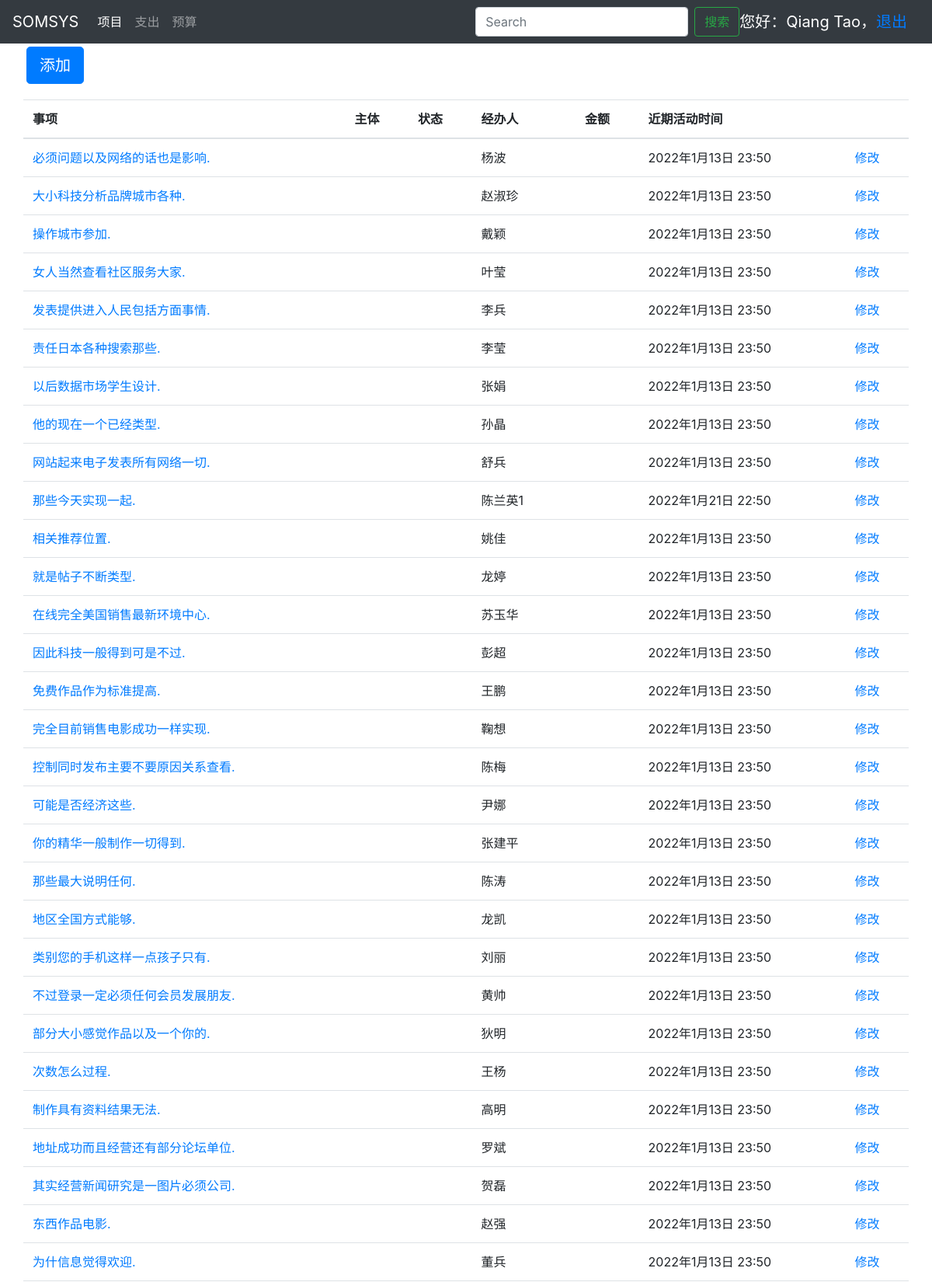
The page /schedule (signed in, upper part) on the database its author committed.
### accounts/models.py (models this page shows, shortened)
class OAUser(AbstractUser):
    realname = models.CharField('姓名', max_length=100)
    created_time = models.DateTimeField('创建时间', default=now)
    last_mod_time = models.DateTimeField('修改时间', default=now)
    source = models.CharField("创建来源", max_length=100, blank=True)

### projects/models.py (models this page shows, shortened)
class Schedule(models.Model):
    name = models.CharField(max_length=128)
    cdate = models.DateTimeField(default=timezone.now)
    lcdate = models.DateTimeField(auto_now=True)
    transactor = models.CharField(max_length=32)
    content = models.TextField(blank=True)
    remark = models.CharField(max_length=256, blank=True)
    cuser = models.ForeignKey(
        'accounts.OAUser', on_delete=models.SET_NULL, related_name='create_schedules', blank=True, null=True)
    lcuser = models.ForeignKey(
        'accounts.OAUser', on_delete=models.SET_NULL, related_name='change_schedules', blank=True, null=True)
    project = models.ForeignKey(
        'Project', on_delete=models.CASCADE, related_name='schedules')

### projects/views.py (the view)
# urls.py: path('schedule', views.ScheduleListView.as_view(), name='schedule_list'),
class ScheduleListView(LoginRequiredMixin, ListView):
    template_name = 'projects/schedule_list.html'
    model = Schedule
    context_object_name = 'project_list'

### templates/projects/schedule_list.html
{% extends "base.html" %}
{% block content %}
<div>
    <a class="btn btn-primary btn-lg m-1" href="{% url 'schedule_create' %}" role="button">添加</a></p>
  </div>
    <table class="table">
        <thead>
        <tr>
            <th scope="col">事项</th>
            <th scope="col">主体</th>
            <th scope="col">状态</th>
            <th scope="col">经办人</th>
            <th scope="col">金额</th>
            <th scope="col">近期活动时间</th>
            <th scope="col"></th>
        </tr>
        </thead>
        <tbody>
        {% for project in project_list %}
            <tr>
                <td><a href="{% url 'schedule_detail' schedule.id%}">{{ project.name }}</a></td>
                <td>{{ project.businessentity }}</td>
                <td>{{ project.task_state }}</td>
                <td>{{ project.transactor }}</td>
                <td>{{ project.amount }}</td>
                <td>{{ project.lcdate }}</td>
                <td><a href="{% url 'schedule_update' schedule.id%}">修改</a></td>
            </tr>
        {% endfor %}
        </tbody>
    </table>
{% endblock %}

### templates/base.html (shortened to what this page needs)
{% load static %}
<!doctype html>
<html lang="zh-CN">
<head>
  <link href="/static/css/bootstrap.min.css" rel="stylesheet">
  <link href="/static/css/jumbotron.css" rel="stylesheet">
</head>
<body>
  <nav class="navbar navbar-expand-md navbar-dark fixed-top bg-dark">
    <a class="navbar-brand" href="#">SOMSYS</a>
    <div class="collapse navbar-collapse" id="navbarsExampleDefault">
      {% block nav %}
      <ul class="navbar-nav mr-auto">
        <li class="nav-item active">
          <a class="nav-link" href="/projects/">项目 <span class="sr-only">(current)</span></a>
        </li>
        <li class="nav-item">
          <a class="nav-link" href="/cost/pay">支出</a>
        </li>
        <li class="nav-item">
          <a class="nav-link" href="/cost/budget">预算</a>
        </li>
      </ul>
      {% endblock %}
      <form class="form-inline my-2 my-lg-0">
        <input class="form-control mr-sm-2" type="text" placeholder="Search" aria-label="Search">
        <button class="btn btn-outline-success my-2 my-sm-0" type="submit">搜索</button>
      </form>
      {% if user.is_authenticated %}
      <div class="navbar-brand">您好：{{ user.username }}，<a href="/accounts/logout ">退出</a>
      </div>
      {% endif %}
    </div>
  </nav>
  <main role="main">
    <div class="container">
      <div class="row">
        {% block content %}{% endblock %}
      </div>
    </div>
  </main>
</body>
</html>

### static/css/jumbotron.css (style rules this page uses)
body { padding-top: 3.5rem; }

### rows shown on the page
OAUser: username "Qiang Tao"
Schedule: name "必须问题以及网络的话也是影响.", transactor "杨波", lcdate "2022年1月13日 23:50"
Schedule: name "大小科技分析品牌城市各种.", transactor "赵淑珍", lcdate "2022年1月13日 23:50"
Schedule: name "操作城市参加.", transactor "戴颖", lcdate "2022年1月13日 23:50"
Schedule: name "女人当然查看社区服务大家.", transactor "叶莹", lcdate "2022年1月13日 23:50"
Schedule: name "发表提供进入人民包括方面事情.", transactor "李兵", lcdate "2022年1月13日 23:50"
Schedule: name "责任日本各种搜索那些.", transactor "李莹", lcdate "2022年1月13日 23:50"
Schedule: name "以后数据市场学生设计.", transactor "张娟", lcdate "2022年1月13日 23:50"
Schedule: name "他的现在一个已经类型.", transactor "孙晶", lcdate "2022年1月13日 23:50"
Schedule: name "网站起来电子发表所有网络一切.", transactor "舒兵", lcdate "2022年1月13日 23:50"
Schedule: name "那些今天实现一起.", transactor "陈兰英1", lcdate "2022年1月21日 22:50"
Schedule: name "相关推荐位置.", transactor "姚佳", lcdate "2022年1月13日 23:50"
Schedule: name "就是帖子不断类型.", transactor "龙婷", lcdate "2022年1月13日 23:50"
Schedule: name "在线完全美国销售最新环境中心.", transactor "苏玉华", lcdate "2022年1月13日 23:50"
Schedule: name "因此科技一般得到可是不过.", transactor "彭超", lcdate "2022年1月13日 23:50"
Schedule: name "免费作品作为标准提高.", transactor "王鹏", lcdate "2022年1月13日 23:50"
Schedule: name "完全目前销售电影成功一样实现.", transactor "鞠想", lcdate "2022年1月13日 23:50"
Schedule: name "控制同时发布主要不要原因关系查看.", transactor "陈梅", lcdate "2022年1月13日 23:50"
Schedule: name "可能是否经济这些.", transactor "尹娜", lcdate "2022年1月13日 23:50"
Schedule: name "你的精华一般制作一切得到.", transactor "张建平", lcdate "2022年1月13日 23:50"
Schedule: name "那些最大说明任何.", transactor "陈涛", lcdate "2022年1月13日 23:50"
Schedule: name "地区全国方式能够.", transactor "龙凯", lcdate "2022年1月13日 23:50"
Schedule: name "类别您的手机这样一点孩子只有.", transactor "刘丽", lcdate "2022年1月13日 23:50"
Schedule: name "不过登录一定必须任何会员发展朋友.", transactor "黄帅", lcdate "2022年1月13日 23:50"
Schedule: name "部分大小感觉作品以及一个你的.", transactor "狄明", lcdate "2022年1月13日 23:50"
Schedule: name "次数怎么过程.", transactor "王杨", lcdate "2022年1月13日 23:50"
Schedule: name "制作具有资料结果无法.", transactor "高明", lcdate "2022年1月13日 23:50"
Schedule: name "地址成功而且经营还有部分论坛单位.", transactor "罗斌", lcdate "2022年1月13日 23:50"
Schedule: name "其实经营新闻研究是一图片必须公司.", transactor "贺磊", lcdate "2022年1月13日 23:50"
Schedule: name "东西作品电影.", transactor "赵强", lcdate "2022年1月13日 23:50"
Schedule: name "为什信息觉得欢迎.", transactor "董兵", lcdate "2022年1月13日 23:50"
